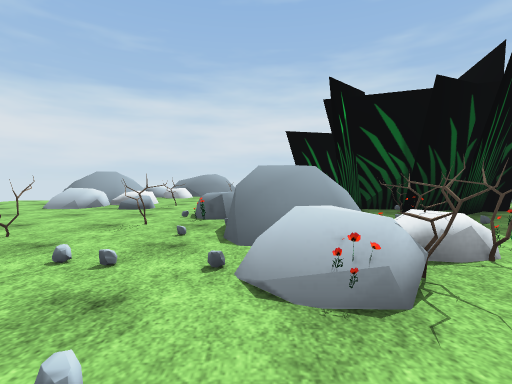
[1] (above)

16 first-person views from a walk through a 3-D level made in the Unity game engine. The camera is 1.2 m above the floor, tilts 2° down and sees 85° across. The floor is counted in squares, 2 m on a side. Each view is taken from the middle of a square. On the plan, view 1 faces up. The plan holds only what a view shows up to about 9 squares ahead; the rest is blank. The place goes on beyond the plan. The player character is not drawn. Some surface patterns are stand-ins.

[2]
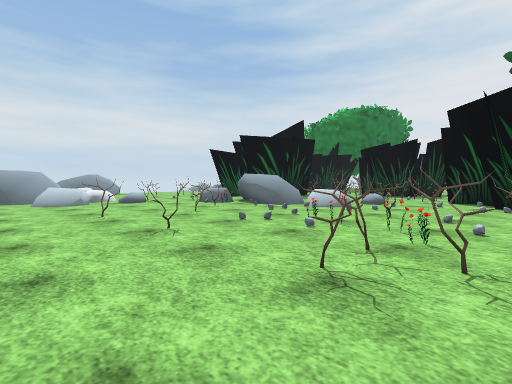

[3]
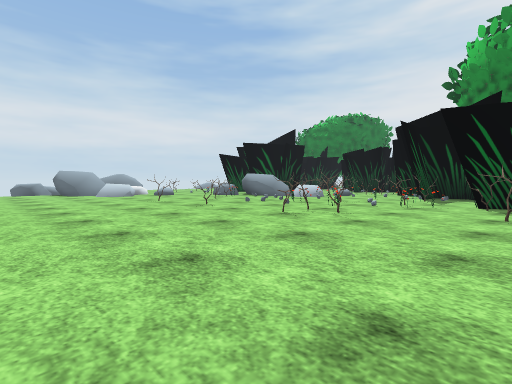

[4]
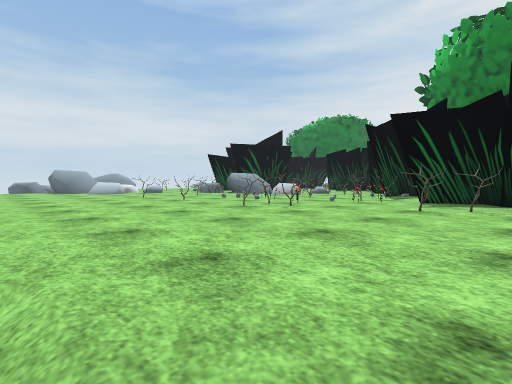

[5]
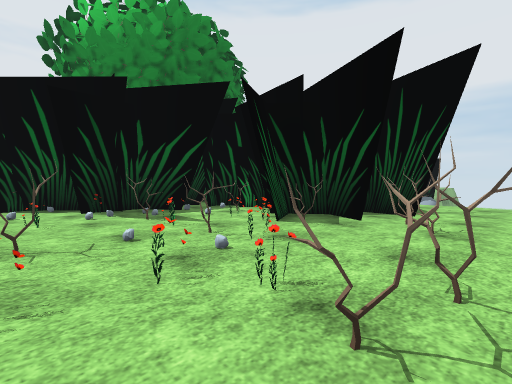

[6]
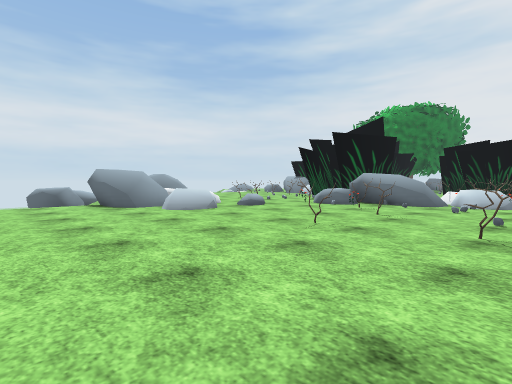

[7]
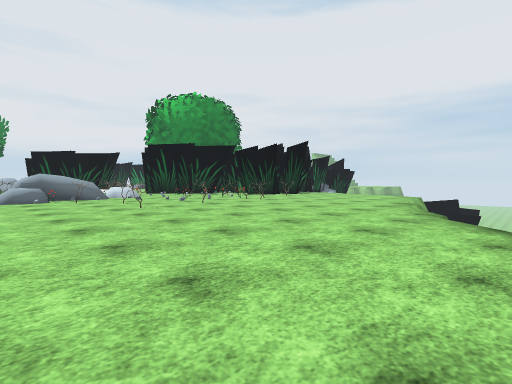

[8]
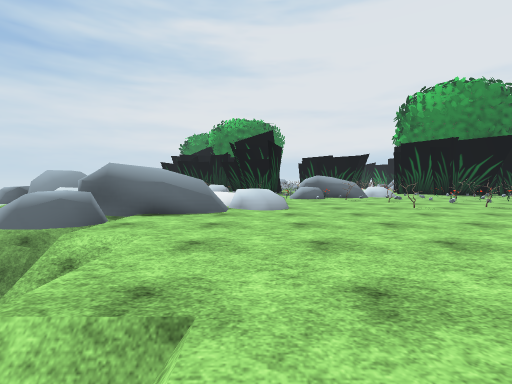

[9]
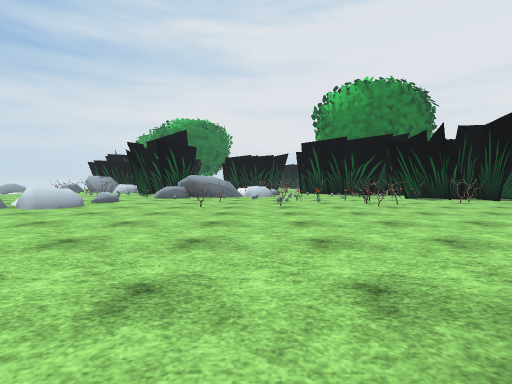

[10]
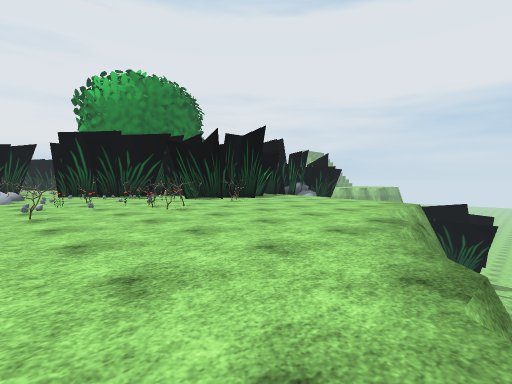

[11]
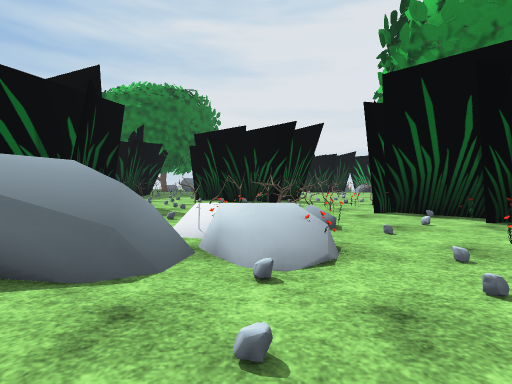

[12]
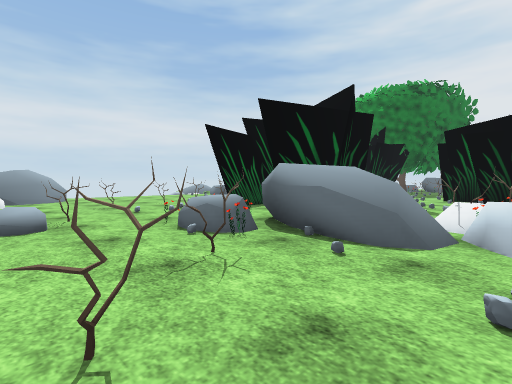

[13]
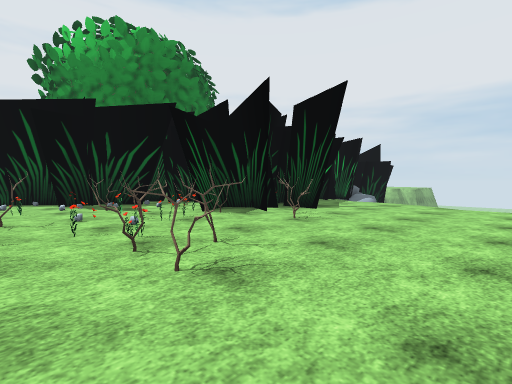

[14]
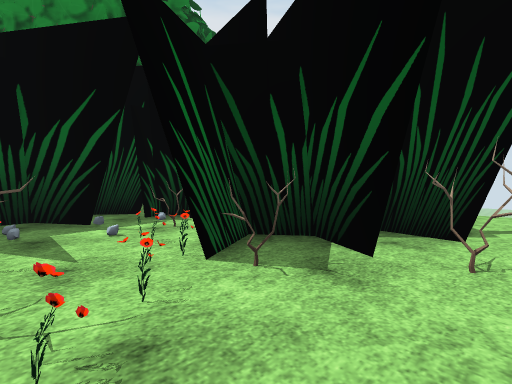

[15]
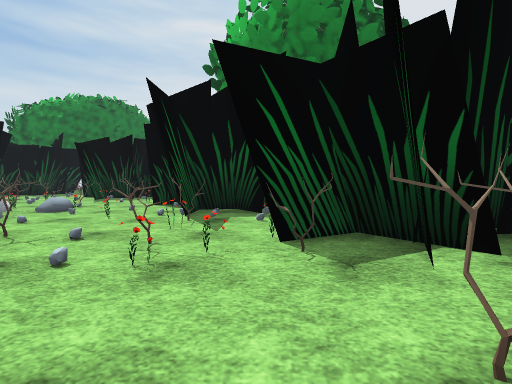

[16]
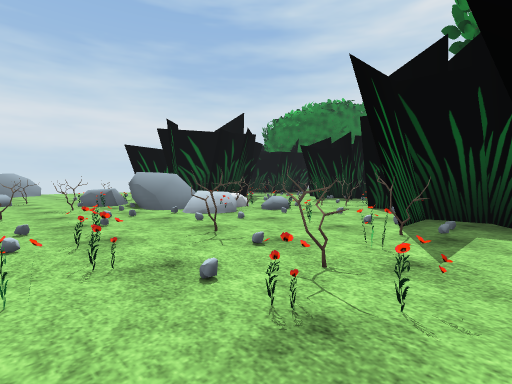

### Floor plan
Key: @ floor where view 1 was taken; # wall or solid block; x gap in a wall; . floor; / step, stairs or slope; = window, fence, low wall or low ledge; ^ raised ledge; v drop or lower ground.
Columns run from 11 left of view 1 to 4 right of it. Each row starts with its distance up from view 1.
 15         ##
 14         ##
 13        ###^
 12        ###=
 11     ##### ...
 10     ^###    #
  9   //.###..#
  8  v....^==#
  7 .......==##
  6 ..........=#
  5 ..........=##
  4 .........#.###
  3 .......x...^=#
  2 ...........=###
  1 v......#.....###
  0  v.......=#@...#
 -1  v.....#=...=.##
 -2   v......=#####
 -3   v/.....##=
 -4   v/....#.####
 -5    /....... .#
 -6    v......#
 -7    v/.....##
 -8        ...

Positions as (right, up) in squares from view 1, and headings:
1: (0, 0), facing up
2: (-6, -2), facing up-right
3: (-8, -4), facing up-right
4: (-8, -5), facing up-right
5: (-4, 0), facing down-right
6: (-8, 1), facing up-right
7: (-11, 6), facing down-right
8: (-11, 7), facing right
9: (-11, 2), facing right
10: (-10, 2), facing down-right
11: (-2, 2), facing right
12: (-3, 2), facing up-right
13: (-6, 0), facing down-right
14: (-3, -2), facing down-right
15: (-4, -3), facing right
16: (-3, -3), facing up-right
